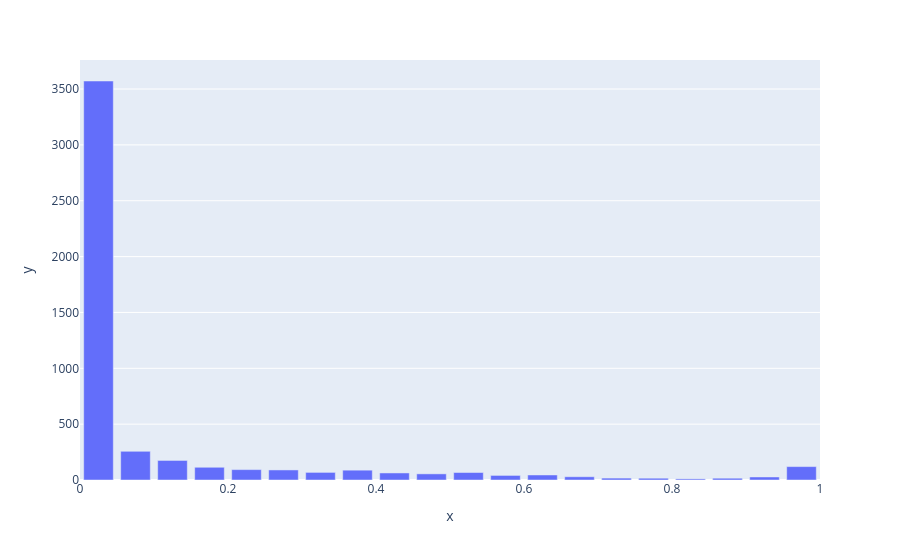

Here is the notebook cell this chart was saved with:
### Code cell
import numpy as np

counts, bins = np.histogram(df['housing'], bins=[i / 100 for i in range(0, 101, 5)])
bins = .5 * (bins[:-1] + bins[1:])
fig = px.bar(x=bins, y=counts)
fig.show()

### Figure 1 — Plotly figure (JSON) as saved in the notebook; plotly's stock layout.template omitted (floating-point values rounded to 4 significant figures)
{"data": [{"hovertemplate": "x=%{x}<br>y=%{y}<extra></extra>", "legendgroup": "", "marker": {"color": "#636efa", "pattern": {"shape": ""}}, "name": "", "orientation": "v", "showlegend": false, "textposition": "auto", "type": "bar", "x": [0.025, 0.075, 0.125, 0.175, 0.225, 0.275, 0.325, 0.375, 0.425, 0.475, 0.525, 0.575, 0.625, 0.675, 0.725, 0.775, 0.825, 0.875, 0.925, 0.975], "xaxis": "x", "y": [3572, 257, 175, 114, 93, 90, 68, 88, 63, 55, 67, 41, 45, 29, 17, 16, 10, 16, 27, 120], "yaxis": "y"}], "layout": {"barmode": "relative", "legend": {"tracegroupgap": 0}, "margin": {"t": 60}, "xaxis": {"anchor": "y", "domain": [0, 1], "title": {"text": "x"}}, "yaxis": {"anchor": "x", "domain": [0, 1], "title": {"text": "y"}}}}
